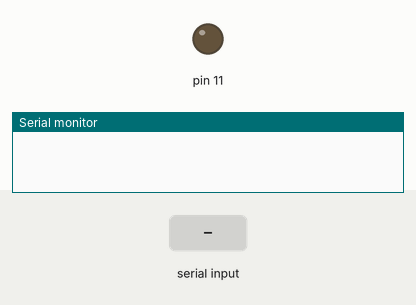
Recording of a sketch running on a simulated Arduino Uno, built with avr-gcc and run on an emulated ATmega328P. Shown: output pins drawn as LEDs (lit = HIGH), the last lines printed to the serial monitor. Inputs (shaded band) come from the test bench.

Above: at 1.2 s.
1.3 s: "1" received over the second serial link
At 1.7 s:
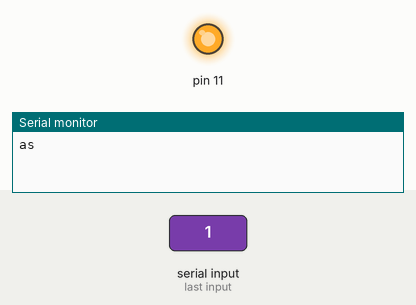
2.8 s: "0" received over the second serial link
At 4.0 s:
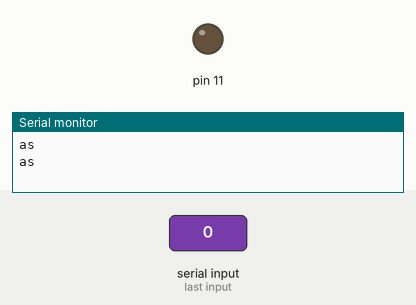
Timing chart, 0 to 5.8 s (numbered marks = the images above; inputs shaded):
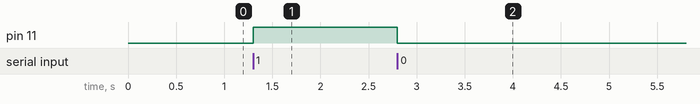

Measured:
- after the input at 1.3 s, pin 11: LOW → HIGH at once
- after the input at 2.8 s, pin 11: HIGH → LOW at once

The sketch:

SoftSerial_test_RX.ino
```cpp
#include <SoftwareSerial.h>
///수신부
#define TX 6
#define RX 7

SoftwareSerial soft_Serial(TX,RX); // 객체를 생성하는 코드


void setup() {
  soft_Serial.begin(9600); //TX 6, RX 7. Serial을 시작함.
  Serial.begin(9600);
  pinMode(11,OUTPUT);
}

void loop() {

  if(soft_Serial.available()){
    int data = soft_Serial.read();
    Serial.println("as");
    if(data=='1'){
      digitalWrite(11,HIGH);
    }
    else{
      digitalWrite(11,LOW);
    }
  }


}
```
